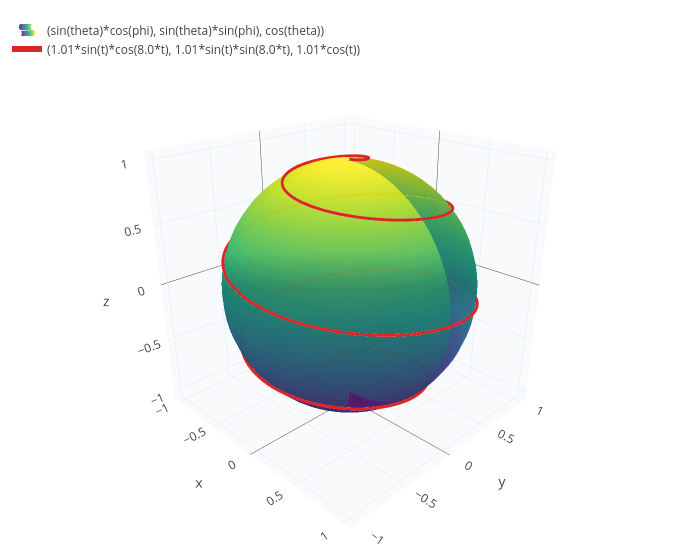

The cell this chart's notebook holds for it:
### Code cell
r = 1;
ball = surface(sin(theta)*cos(phi), sin(theta)*sin(phi), cos(theta), theta, 0, pi, phi, 0, 2*pi);
spiral = parametric3d(1.01*sin(t)*cos(8*t), 1.01*sin(t)*sin(8*t), 1.01*cos(t), t, 0, pi);
show(ball, spiral)

### Figure 1 — Plotly figure (JSON) as saved in the notebook; plotly's stock layout.template omitted (floating-point values rounded to 4 significant figures; data arrays with more than 128 entries replaced by an {"elided": "..."} marker saying what was removed)
{"data": [{"colorscale": "Viridis", "name": "(sin(theta)*cos(phi), sin(theta)*sin(phi), cos(theta))", "opacity": 0.85, "showlegend": true, "showscale": false, "type": "surface", "x": {"elided": "41x41 float values"}, "y": {"elided": "41x41 float values"}, "z": {"elided": "41x41 float values"}}, {"line": {"color": "#dc2626", "width": 6}, "mode": "lines", "name": "(1.01*sin(t)*cos(8.0*t), 1.01*sin(t)*sin(8.0*t), 1.01*cos(t))", "type": "scatter3d", "x": {"elided": "601 float values"}, "y": {"elided": "601 float values"}, "z": {"elided": "601 float values"}}], "layout": {"height": 560, "legend": {"x": 0.01, "y": 0.99}, "margin": {"b": 0, "l": 0, "r": 0, "t": 10}, "scene": {"aspectmode": "data", "camera": {"eye": {"x": 1.6, "y": -1.6, "z": 1.0}}, "xaxis": {"backgroundcolor": "#f8fafc", "gridcolor": "#e2e8f0", "showbackground": true, "title": {"text": "x"}}, "yaxis": {"backgroundcolor": "#f8fafc", "gridcolor": "#e2e8f0", "showbackground": true, "title": {"text": "y"}}, "zaxis": {"backgroundcolor": "#f8fafc", "gridcolor": "#e2e8f0", "showbackground": true, "title": {"text": "z"}}}, "showlegend": true, "title": {"text": ""}, "width": 700}}
